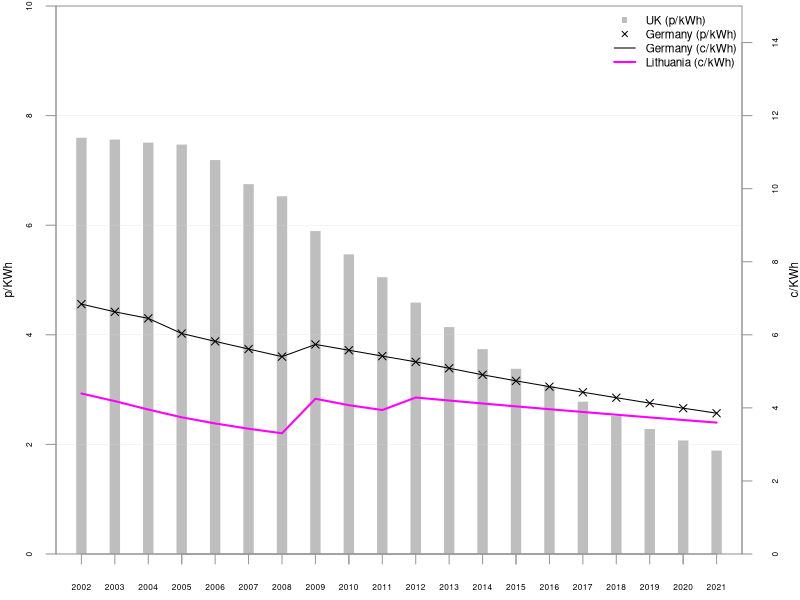

Generate this figure with R:
####################
#
#	Title:  Expected Average Remuneration under the EEG and the ROC. (2002 - 2021)
# Source: Calculations and assumptions: Buttler and Neuhoff (2008, 2004). 
# Data sources: EUROSTAT (sts_inpp_a). DE: BMU (EEG 2000, section 7. EEG 2004, article 10. EEG 2009, section 20, 29 and 30. EEG 2012, section 20, 29 and 30). Lauber and Mez (2004). Statistisches Bundesamt (WZ08-47).  LT: Marciukatis (2011). Baltpool (2012). UK: [See previous calculations]. Office for National Statistics (MM23)
#	Notes: Assumed fixed annual inflation rate from 2012 in all three countries of 1.96%.
# Units: p/KWh and c/KWh (in 2003-prices)
# Dependencies: fig_roc-price-compontents.R (ROC.Value.csv)
# Reverse dependencies: fig_anticipated-price-energy.R (DE.PMT.csv, LT.PMT.csv, UK.PMT.csv).
#
####################

#library(ggplot2)
#library(reshape2)

# LOAD THE DATA
data.ROC.Value = read.csv("ROC.Value.csv")

data.rpi.UK = read.csv("ons_mm23_rpi.csv") # index (January 1987=100)
data.rpi.DE = read.csv("destatis_WZ08-47_rpi.csv") # index (2005=100)
data.ppi = read.csv("eurostat-sts_inpp_a_producerpriceindex.csv") # index (2005=100)

# Parameters
Discount.rate = 0.08 # 8%
Exchange.rate.GBP = 1.5 # GBP/EUR
Exchange.rate.LTL = 63.7/220 # LTL/EUR. Calculated as 63.7EUR/220LTL. Calculated using the infomation from Marciukatis (2011)
Pool.price.UK = 3 # p/KWh. 2.79 in Butler and Neuhoff calculations, but they use it from 2025.
# Before the Ignalina NPP was shut down, there was not electricity market in LT, since Ignalina contributed to the majority of electricity production. And as a consequence the "price" paid to nuclear has been very stable for 10 year, LTL 6.58 (2008), 6.11 (2009) ≈ 1.7. (NCC, 2009 and XXXX 20xx)
# We make the assumption that:
# - A fixed pool price for all years, correspond the the average of the last three years market data.
# - BALTPOOL: Last three year average (2010-2012): 157.36 LTL/MWh  ≈ 4.54 c/KWh.
# - Project developers belevied the the goverments commitment to close down the nuclear power plant no later than 31. december 2009 (European Commission 2008). And that they therefore anticipate the higher market pool price.
# - Similarly we assume that the market price also take the long term MC ??? into account, and any (evt.) newly constructed nuclear power will not increase the pool price / make it jump.
Pool.price.LT = 157.36 *Exchange.rate.LTL/10 # c/KWh.
Future.inflation.rate = 0.0196 # 1.96% annually. From Butler and Neuhoff calculations. Assumption: ECB target of just below 2%. And identical in all three countries.

# Time range for build year
years = c(2002:2021)
years.DE = c(2000:2021)

# Creating empty components that we will fill content into later
DE.FIT.initial.fee = NA
DE.FIT.basic.fee = NA
DE.FIT.degression.rate = NA
LT.FIT.initial.fee = NA
# Cash flow:
# x-axis: build year,     y-axis: years after build.
# x-axis: year 2002-2021, y-axis: the 20 year investment evaluation perio d.
DE.cash.flow = matrix(NA, ncol = length(years.DE), nrow = 20) # c/KWh. Start from 2000 - and afterwards we export and then remove extra years.
LT.cash.flow = matrix(NA, ncol = length(years), nrow = 20) # c/KWh
UK.cash.flow = matrix(NA, ncol = length(years), nrow = 20) # p/KWh
colnames(DE.cash.flow) = years.DE
colnames(LT.cash.flow) = years
colnames(UK.cash.flow) = years


#####
# Fixing base years of the indecies
#####

# We deflate each value in the cash flow, to the price index in the corresponding year. For years after 2011 we assume the same fixed inflation rate for all countries (1.96%)

# This function changes the base of of an index. Required: the new base year, list of years and corresponding list of index values (as old base year).
SET.BASE.YEAR = function(base.year, list.years, list.index){
  i = match(base.year, list.years) # finds the row number that corresponds to the base.year
  df = cbind(list.years, lapply(list.index, function(x){x/list.index[i]*100}) ) # recaulculating index values
  #colnames(df) = c("Years", paste("Index (",base.year,"=100)", sep = "") )
  colnames(df) = c("Years", "Index")
  df # return data frame with years and index.
}

UK.2003.rpi = SET.BASE.YEAR(2003, data.rpi.UK$X, data.rpi.UK$CHAW)
DE.2003.rpi = SET.BASE.YEAR(2003, data.rpi.DE$X, data.rpi.DE[,2])
LT.2003.ppi = SET.BASE.YEAR(2003, data.ppi$X, data.ppi$Lithuania)

# Extending the price indecies from 2012-2040, using the fixed inflation rates.

UK.2003.rpi.extended = matrix(NA, ncol = 2, nrow = (nrow(UK.2003.rpi)+(2040-2011)) )
colnames(UK.2003.rpi.extended) = c("Years", "Index")
for(i in 1:nrow(UK.2003.rpi.extended)) {
  if(i <= nrow(UK.2003.rpi)) {
    UK.2003.rpi.extended[,1][[i]] = UK.2003.rpi[,1][[i]]
    UK.2003.rpi.extended[,2][[i]] = UK.2003.rpi[,2][[i]]
  } else {
    UK.2003.rpi.extended[,1][[i]] = UK.2003.rpi.extended[,1][[i-1]] + 1
    UK.2003.rpi.extended[,2][[i]] = UK.2003.rpi.extended[,2][[i-1]] * (1+Future.inflation.rate)
  }
}

DE.2003.rpi.extended = matrix(NA, ncol = 2, nrow = (nrow(DE.2003.rpi)+(2040-2011)) )
colnames(DE.2003.rpi.extended) = c("Years", "Index")
for(i in 1:nrow(DE.2003.rpi.extended)) {
  if(i <= nrow(DE.2003.rpi)) {
    DE.2003.rpi.extended[,1][[i]] = DE.2003.rpi[,1][[i]]
    DE.2003.rpi.extended[,2][[i]] = DE.2003.rpi[,2][[i]]
  } else {
    DE.2003.rpi.extended[,1][[i]] = DE.2003.rpi.extended[,1][[i-1]] + 1
    DE.2003.rpi.extended[,2][[i]] = DE.2003.rpi.extended[,2][[i-1]] * (1+Future.inflation.rate)
  }
}

LT.2003.ppi.extended = matrix(NA, ncol = 2, nrow = (nrow(LT.2003.ppi)+(2040-2011)) )
colnames(LT.2003.ppi.extended) = c("Years", "Index")
for(i in 1:nrow(LT.2003.ppi.extended)) {
  if(i <= nrow(LT.2003.ppi)) {
    LT.2003.ppi.extended[,1][[i]] = LT.2003.ppi[,1][[i]]
    LT.2003.ppi.extended[,2][[i]] = LT.2003.ppi[,2][[i]]
  } else {
    LT.2003.ppi.extended[,1][[i]] = LT.2003.ppi.extended[,1][[i-1]] + 1
    LT.2003.ppi.extended[,2][[i]] = LT.2003.ppi.extended[,2][[i-1]] * (1+Future.inflation.rate)
  }
}


#####
# Germany cash flow
#####

# For each build year the EEG gives an intial fee (for the first 5 years) and a basic fee (for the following 15 years).
# These rates are degressed from build year to build year, corresponding to the degression rate specified in the EEG.
for(i in 1:20) { # for each year after build (row)
  # Start from 2000 - and afterwards we export and then remove extra years.
  for(j in 1:length(years.DE)) { # for each build year (coloumn)

    # EEG 2000 (2000-2004)
    if(j <= 3) {
      # Rates for year 2000
      DE.FIT.initial.fee = 9.1 # c/KWh
      DE.FIT.basic.fee = 6.17 # c/KWh
      DE.FIT.degression.rate = 0.015 # 1.5%
      # Degression from 2002.
      if(j == 3) {
        DE.FIT.initial.fee = DE.FIT.initial.fee * (1-DE.FIT.degression.rate)
        DE.FIT.basic.fee = DE.FIT.basic.fee * (1-DE.FIT.degression.rate)
      }
    # EEG 2004 (2005-2008)
    } else if(j == 6) {
      # Rates for year 2004
      DE.FIT.initial.fee = 8.7 # c/KWh
      DE.FIT.basic.fee = 5.5 # c/KWh
      DE.FIT.degression.rate = 0.02 # 2%
      # Start from 2005: 
      DE.FIT.initial.fee = DE.FIT.initial.fee * (1-DE.FIT.degression.rate)
      DE.FIT.basic.fee = DE.FIT.basic.fee * (1-DE.FIT.degression.rate)
      
    # EEG 2009 (2009-20011)
    } else if(j == 10) { 
      # Rates for year 2009
      DE.FIT.initial.fee = 9.2 # c/KWh
      DE.FIT.basic.fee = 5.02 # c/KWh
      DE.FIT.degression.rate = 0.01 # 1%
      
    # EEG 2012 (2012-)
    } else if(j == 13) { 
      # Rates for year 2012
      DE.FIT.initial.fee = 8.93 # c/KWh
      DE.FIT.basic.fee = 4.87 # c/KWh
      DE.FIT.degression.rate = 0.015 # 1.5%
      
    # Degress fees according to degression rates
    } else {
      DE.FIT.initial.fee = DE.FIT.initial.fee * (1-DE.FIT.degression.rate)
      DE.FIT.basic.fee = DE.FIT.basic.fee * (1-DE.FIT.degression.rate)
    }
    
    # First 5 years: initial fee. Thereafter: basic fee.
    if(i <= 5) {
      DE.cash.flow[i,j] = DE.FIT.initial.fee
    } else {
      DE.cash.flow[i,j] = DE.FIT.basic.fee
    }
  }
}

# Round numbers:
# Degression rates should be calculated on the unrounded numbers, but developers will pay using rounded numbers. 
for(i in 1:20) { # for each year after build (row)
  for(j in 1:length(years.DE)) { # for each build year (coloumn)
    
    # Round to 1 digit in EEG 2000, and 2 digit in all following EEGs.
    if(j > 2 && j < 6 ) {
      DE.cash.flow[i,j] = round(DE.cash.flow[i,j], digits = 1)
    } else {
      DE.cash.flow[i,j] = round(DE.cash.flow[i,j], digits = 2)
    }
    
  }
}

# Price adjust:
for(i in 1:20) { # for each year after build (row)
  for(j in 1:length(years.DE)) { # for each build year (coloumn)
    DE.cash.flow[i,j] = DE.cash.flow[i,j] / DE.2003.rpi.extended[,2][((i-1)+j+9)] * 100
  }
}

#####
# Lithuania cash flow
#####

# For each build year the LT FIT system gives fee (for the first 12 years) and thereafter developers recive the pool price.
for(i in 1:20) { # for each year after build (row)
  for(j in 1:length(years)) { # for each build year (coloumn)
    
    # 2002-2008
    if(j == 1) { LT.FIT.initial.fee = 220 *Exchange.rate.LTL/10 # c/KWh
      
    # 2009-2012
    } else if(j == 8) { LT.FIT.initial.fee = 300 *Exchange.rate.LTL/10 # c/KWh
      
    # 2012-
    # What assumptions should be make ?? Simple average of the three sub-band rates or ???
    } else if(j == 11) { # LT.FIT.initial.fee =
      # simple average of data from http://www.regula.lt in LTL, so also applying exchange rate to get it in euro-cent
      LT.FIT.initial.fee = mean(c(370, 360, 280)) *Exchange.rate.LTL/10
    }
    
    # First 12 years: initial fee. Thereafter: pool price.
    if(i <= 12) {
      LT.cash.flow[i,j] = LT.FIT.initial.fee
    } else {
      LT.cash.flow[i,j] = Pool.price.LT
    }
    
  }
}

# Price adjust:
for(i in 1:20) { # for each year after build (row)
  for(j in 1:length(years)) { # for each build year (coloumn)
    LT.cash.flow[i,j]  = LT.cash.flow[i,j] / LT.2003.ppi.extended[,2][((i-1)+j+7)] * 100
  }
}

#####
# UK cash flow
#####

# Using the total ROC value, that we calculated in fig_roc-price-compontents.R, we fill in each year with its respective price.
# For years after 2021 where we have not calculated ROC value:
# We will assume fixed price of 3 similar to (but not mentioned in) Butler and Neuhoff (2008). The number 3 has been found by method of trial-and-error.
for(i in 1:20) { # for each year after build (row)
  for(j in 1:length(years)) { # for each build year (coloumn)
    if( ((i-1)+j) <= length(data.ROC.Value$Total) ) { # if we have calculated the ROC value for the specific year
      UK.cash.flow[i,j] = data.ROC.Value$Total[[((i-1)+j)]] # Total ROC value p/KWH
    } else {
      UK.cash.flow[i,j] = Pool.price.UK # 3 p/KWh
    }
  }
}

# Price adjust:
#a = c("START:")
for(i in 1:20) { # for each year after build (row)
  for(j in 1:length(years)) { # for each build year (coloumn)
    #a = append(a, c(UK.2003.rpi.extended[,1][((i-1)+j+15)]))
    UK.cash.flow[i,j] = UK.cash.flow[i,j] / UK.2003.rpi.extended[,2][((i-1)+j+15)] * 100
  }
  #a = append(a, "###")
}
#a # prints the years from the price index that correspond to the years in the cash flow. Just to check whether we are using the correct offset.


#####
# Calculating Net Present Value and correspoding Payment
#####

NPV = function(i, N) {
  SUM = 0
  for(t in 1:length(N)) {
    SUM = SUM + N[[t]]/((1+i)^t)
  }
  SUM # returns the SUM
}

PMT = function(i, n, PV) {
  PV / ( (1 - (1/(1 + i)^n)) / i ) # Returns payment
}  

# calculating NPV for each year
DE.NPV = sapply(colnames(DE.cash.flow), function(x){NPV(Discount.rate, DE.cash.flow[, x])} ) 
LT.NPV = sapply(colnames(LT.cash.flow), function(x){NPV(Discount.rate, LT.cash.flow[, x])} )
UK.NPV = sapply(colnames(UK.cash.flow), function(x){NPV(Discount.rate, UK.cash.flow[, x])} )

# calculating Payment for each year
DE.PMT = lapply(DE.NPV, function(x){PMT(Discount.rate, 20, x)} ) 
LT.PMT = lapply(LT.NPV, function(x){PMT(Discount.rate, 20, x)} )
UK.PMT = lapply(UK.NPV, function(x){PMT(Discount.rate, 20, x)} )

# save for export and remove years 2000 and 2001
DE.PMT.short = DE.PMT[3:22]

#####
# Plotting
#####

# German rates in pounds instead of euro
DE.PMT.POUNDS = lapply(DE.PMT.short, function(x){ x/Exchange.rate.GBP } )

pdf(file="fig_expected-average-remuneration-priceadjusted.pdf", height=2.5, width=5)

par(mar=c(2,2.5,0,2.6)+.3, yaxs='i') # margin, and y-axis start at y=0
plot(x=years, y=UK.PMT, axes=FALSE, col="gray", type="h", lwd=10, lend="square", xlab="", ylab="", cex.lab=0.7, ylim=range(0,10))
abline(h=c(0,2,4,6,8,10), col="#D9D9D9", lwd=0.3)
mtext("p/KWh",side=2, line=2, cex=0.7)
axis(1, labels=FALSE, col="#989898")
axis(1, at=years, cex.axis=0.5, col="#989898")
axis(2, cex.axis=0.5, col="#989898")
points(x=years, y=DE.PMT.POUNDS, pch=4)
par(new=TRUE) # plot the following using the secondary axis: 
plot(x=years, y=DE.PMT.short, axes=FALSE, type="l", xaxt="n", yaxt="n", xlab="", ylab="", ylim=range(0,10*Exchange.rate.GBP))
box(col="#989898")
lines(x=years, y=LT.PMT, col="#FF00FF", lwd=2)
axis(4, cex.axis=0.5, col="#989898") # add secondary axis
mtext("c/KWh",side=4, line=2, cex=0.7)
legend("topright", legend=c("UK (p/kWh)","Germany (p/kWh)", "Germany (c/kWh)", "Lithuania (c/kWh)"), col=c("grey","black", "black","#FF00FF"), lty = c(NA, NA,"solid","solid"), lwd = c(NA, NA, 1, 2), pch = c(15, 4, NA, NA), cex=0.7, bty="n")

dev.off()

#####
# Export
#####

# Save to CSV
write.csv(cbind(DE.PMT), "DE.PMT.csv", row.names=TRUE)
write.csv(cbind(LT.PMT), "LT.PMT.csv", row.names=TRUE)
write.csv(cbind(UK.PMT), "UK.PMT.csv", row.names=TRUE)
